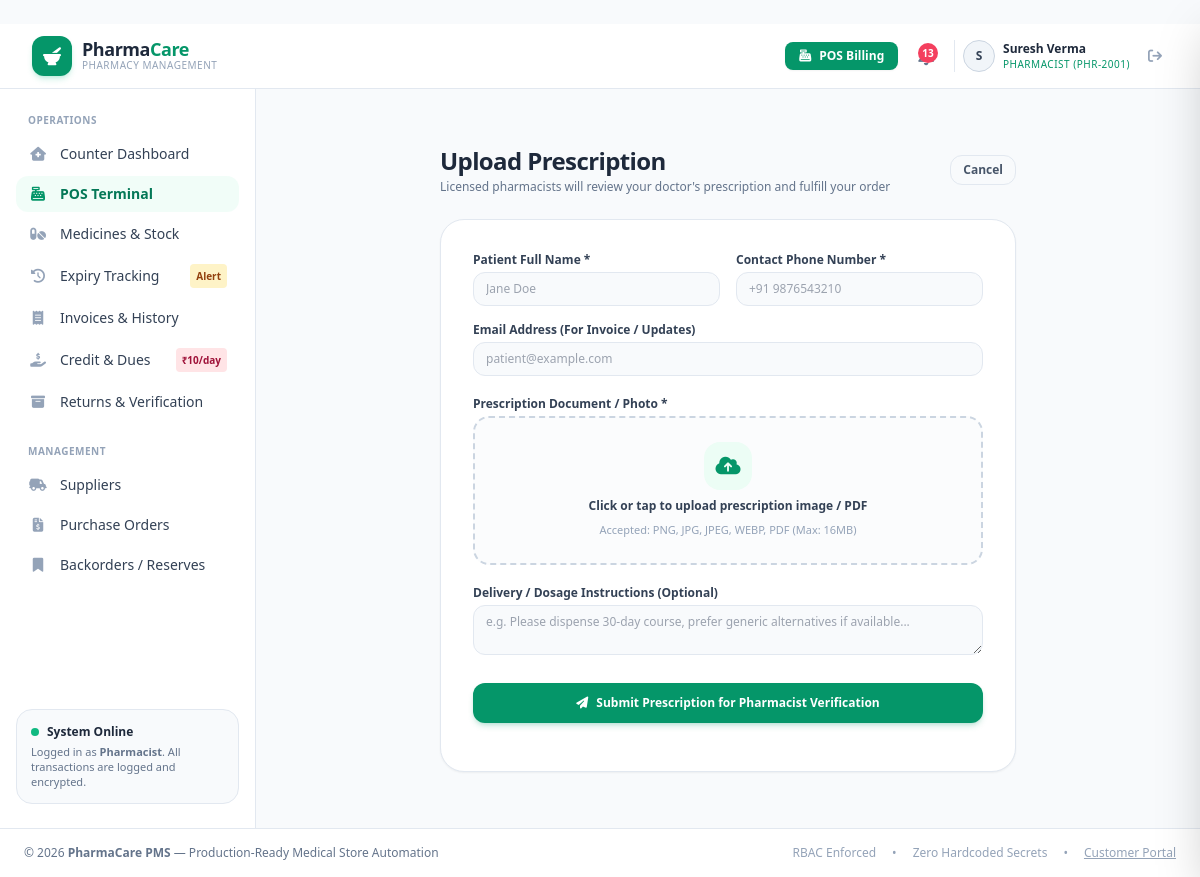
The app's page /customer/prescription (signed in) with its own data.
### models.py (models this page shows, shortened)
class User(UserMixin, db.Model):
    __tablename__ = "users"
    id = db.Column(db.Integer, primary_key=True)
    user_code = db.Column(db.String(20), unique=True, nullable=False, index=True)
    name = db.Column(db.String(100), nullable=False)
    email = db.Column(db.String(120), unique=True, nullable=False, index=True)
    password_hash = db.Column(db.String(255), nullable=False)
    role = db.Column(db.String(20), nullable=False, default="pharmacist")  # admin, pharmacist
    phone = db.Column(db.String(20))
    address = db.Column(db.String(255))
    shop_name = db.Column(db.String(150))
    is_active = db.Column(db.Boolean, default=True)
    created_at = db.Column(db.DateTime, default=datetime.utcnow)
    bills = db.relationship("Bill", backref="creator", lazy="dynamic")
    purchase_orders = db.relationship("PurchaseOrder", backref="creator", lazy="dynamic")
    @property
    def is_admin(self):
        return self.role == "admin"

### routes/customer.py (the view, shortened to what this page needs)
@customer_bp.route("/prescription", methods=["GET", "POST"])
def prescription():
    return render_template("customer/prescription.html")

### templates/customer/prescription.html (shortened to what this page needs)
﻿{% extends "base.html" %}
{% block content %}
<div class="max-w-xl mx-auto py-6 space-y-6">
    <div class="flex items-center justify-between">
        <div>
            <h1 class="text-2xl font-extrabold text-slate-800 tracking-tight">Upload Prescription</h1>
            <p class="text-xs text-slate-500 mt-0.5">Licensed pharmacists will review your doctor's prescription and fulfill your order</p>
        </div>
        <a href="{{ url_for('customer.portal') }}" class="px-3 py-1.5 rounded-xl border border-slate-200 text-xs font-semibold text-slate-600 hover:bg-slate-50 transition">
            Cancel
        </a>
    </div>
    <div class="bg-white p-8 rounded-3xl border border-slate-200 shadow-sm">
        <form method="POST" enctype="multipart/form-data" class="space-y-5">
            <div class="space-y-4">
                <div class="grid grid-cols-1 sm:grid-cols-2 gap-4">
                    <div>
                        <label class="block text-xs font-semibold text-slate-700 mb-1">Patient Full Name *</label>
                        <input type="text" name="customer_name" required placeholder="Jane Doe"
                               class="w-full px-3 py-2 bg-slate-50 border border-slate-200 rounded-xl text-xs focus:ring-2 focus:ring-emerald-500 focus:outline-none">
                    </div>
                    <div>
                        <label class="block text-xs font-semibold text-slate-700 mb-1">Contact Phone Number *</label>
                        <input type="tel" name="customer_phone" required placeholder="+91 9876543210"
                               class="w-full px-3 py-2 bg-slate-50 border border-slate-200 rounded-xl text-xs focus:ring-2 focus:ring-emerald-500 focus:outline-none">
                    </div>
                </div>
                <div>
                    <label class="block text-xs font-semibold text-slate-700 mb-1">Email Address (For Invoice / Updates)</label>
                    <input type="email" name="customer_email" placeholder="patient@example.com"
                           class="w-full px-3 py-2 bg-slate-50 border border-slate-200 rounded-xl text-xs focus:ring-2 focus:ring-emerald-500 focus:outline-none">
                </div>
            </div>
            <div>
                <label class="block text-xs font-semibold text-slate-700 mb-1">Prescription Document / Photo *</label>
                <div class="border-2 border-dashed border-slate-300 rounded-2xl p-6 text-center hover:border-emerald-500 transition bg-slate-50/50">
                    <label for="prescriptionFileInput" class="cursor-pointer block space-y-2">
                        <div class="w-12 h-12 rounded-2xl bg-emerald-50 text-emerald-600 flex items-center justify-center mx-auto text-xl">
                            <i class="fa-solid fa-cloud-arrow-up"></i>
                        </div>
                        <div class="text-xs font-semibold text-slate-700">Click or tap to upload prescription image / PDF</div>
                        <div class="text-[11px] text-slate-400">Accepted: PNG, JPG, JPEG, WEBP, PDF (Max: 16MB)</div>
                    </label>
                </div>
            </div>
            <div>
                <label class="block text-xs font-semibold text-slate-700 mb-1">Delivery / Dosage Instructions (Optional)</label>
                <textarea name="notes" rows="2" placeholder="e.g. Please dispense 30-day course, prefer generic alternatives if available..."
                          class="w-full px-3 py-2 bg-slate-50 border border-slate-200 rounded-xl text-xs focus:ring-2 focus:ring-emerald-500 focus:outline-none"></textarea>
            </div>
            <div class="pt-2">
                <button type="submit" class="w-full py-3 bg-emerald-600 hover:bg-emerald-700 text-white font-bold text-xs rounded-xl shadow-md shadow-emerald-600/20 transition flex items-center justify-center gap-2">
                    <i class="fa-solid fa-paper-plane"></i>
                    <span>Submit Prescription for Pharmacist Verification</span>
                </button>
            </div>
        </form>
    </div>
</div>
{% endblock %}

### templates/base.html (shortened to what this page needs)
﻿<!DOCTYPE html>
<html lang="en">
<head>
    <script src="https://cdn.tailwindcss.com"></script>
    <link rel="stylesheet" href="https://cdnjs.cloudflare.com/ajax/libs/font-awesome/6.4.0/css/all.min.css">
    <link rel="stylesheet" href="{{ url_for('static', filename='css/style.css') }}">
</head>
<body class="bg-slate-50 text-slate-900 min-h-screen flex flex-col font-sans antialiased">
    <header class="bg-white border-b border-slate-200 sticky top-0 z-30 no-print">
        <div class="px-4 sm:px-6 lg:px-8 flex items-center justify-between h-16">
            <div class="flex items-center gap-4">
                <a href="/" class="flex items-center gap-2.5 group">
                    <div class="w-10 h-10 rounded-xl bg-emerald-600 text-white flex items-center justify-center shadow-md shadow-emerald-500/20 group-hover:scale-105 transition">
                        <i class="fa-solid fa-mortar-pestle text-lg"></i>
                    </div>
                    <div>
                        <span class="font-bold text-lg text-slate-800 tracking-tight leading-none block">Pharma<span class="text-emerald-600">Care</span></span>
                        <span class="text-[10px] text-slate-400 font-medium tracking-wider uppercase">Pharmacy Management</span>
                    </div>
                </a>
            </div>
            <div class="flex items-center gap-3">
                {% if current_user.is_authenticated %}
                    <a href="{{ url_for('main.pos') }}" class="hidden sm:inline-flex items-center gap-2 px-3.5 py-1.5 rounded-lg bg-emerald-600 hover:bg-emerald-700 text-white text-xs font-semibold shadow-sm transition">
                        <i class="fa-solid fa-cash-register"></i>
                        <span>POS Billing</span>
                    </a>
                    <button type="button" onclick="toggleNotificationDrawer()" class="relative p-2 text-slate-500 hover:text-slate-700 rounded-xl hover:bg-slate-100 transition">
                        <span id="alertsCountBadge" class="{% if alert_count == 0 %}hidden{% endif %} absolute top-1 right-1 w-5 h-5 bg-rose-500 text-white text-[10px] font-bold rounded-full flex items-center justify-center pulse-badge">
                            {{ alert_count }}
                        </span>
                    </button>
                    <div class="flex items-center gap-2 pl-2 border-l border-slate-200">
                        <div class="w-8 h-8 rounded-full bg-slate-100 border border-slate-300 flex items-center justify-center text-slate-700 font-bold text-xs">
                            {{ current_user.name[0] }}
                        </div>
                        <div class="hidden md:block text-left">
                            <div class="text-xs font-semibold text-slate-800">{{ current_user.name }}</div>
                            <div class="text-[10px] font-medium text-emerald-600 uppercase tracking-wider">{{ current_user.role }} ({{ current_user.user_code }})</div>
                        </div>
                        <a href="{{ url_for('auth.logout') }}" title="Logout" class="text-slate-400 hover:text-rose-600 p-1.5 rounded-lg hover:bg-rose-50 transition ml-1">
                            <i class="fa-solid fa-arrow-right-from-bracket text-sm"></i>
                        </a>
                    </div>
                {% endif %}
            </div>
        </div>
    </header>
    <div class="flex-1 flex">
        {% if current_user.is_authenticated %}
        <aside class="w-64 bg-white border-r border-slate-200 flex-shrink-0 flex flex-col justify-between py-6 px-4 no-print hidden lg:flex">
            <div class="space-y-6">
                <div>
                    <div class="px-3 text-[10px] font-bold uppercase tracking-wider text-slate-400 mb-2">Operations</div>
                    <nav class="space-y-1">
                        {% if current_user.is_admin %}
                        <a href="{{ url_for('admin.dashboard') }}" class="flex items-center gap-3 px-3 py-2 text-sm font-medium rounded-xl text-slate-700 hover:bg-emerald-50 hover:text-emerald-700 transition">
                            <i class="fa-solid fa-chart-line w-5 text-center text-slate-400"></i>
                            <span>Admin Dashboard</span>
                        </a>
                        {% else %}
                        <a href="{{ url_for('pharmacist.dashboard') }}" class="flex items-center gap-3 px-3 py-2 text-sm font-medium rounded-xl text-slate-700 hover:bg-emerald-50 hover:text-emerald-700 transition">
                            <i class="fa-solid fa-house-medical w-5 text-center text-slate-400"></i>
                            <span>Counter Dashboard</span>
                        </a>
                        {% endif %}
                        <a href="{{ url_for('main.pos') }}" class="flex items-center gap-3 px-3 py-2 text-sm font-semibold rounded-xl text-emerald-700 bg-emerald-50/70 hover:bg-emerald-100/70 transition">
                            <i class="fa-solid fa-cash-register w-5 text-center text-emerald-600"></i>
                            <span>POS Terminal</span>
                        </a>
                        <a href="{{ url_for('medicines.index') }}" class="flex items-center gap-3 px-3 py-2 text-sm font-medium rounded-xl text-slate-700 hover:bg-emerald-50 hover:text-emerald-700 transition">
                            <i class="fa-solid fa-pills w-5 text-center text-slate-400"></i>
                            <span>Medicines & Stock</span>
                        </a>
                        <a href="{{ url_for('medicines.expiry') }}" class="flex items-center justify-between px-3 py-2 text-sm font-medium rounded-xl text-slate-700 hover:bg-emerald-50 hover:text-emerald-700 transition">
                            <div class="flex items-center gap-3">
                                <i class="fa-solid fa-clock-rotate-left w-5 text-center text-slate-400"></i>
                                <span>Expiry Tracking</span>
                            </div>
                            <span class="text-[10px] font-bold px-1.5 py-0.5 rounded bg-amber-100 text-amber-800">Alert</span>
                        </a>
                        <a href="{{ url_for('bills.index') }}" class="flex items-center gap-3 px-3 py-2 text-sm font-medium rounded-xl text-slate-700 hover:bg-emerald-50 hover:text-emerald-700 transition">
                            <i class="fa-solid fa-receipt w-5 text-center text-slate-400"></i>
                            <span>Invoices & History</span>
                        </a>
                        <a href="{{ url_for('bills.dues') }}" class="flex items-center justify-between px-3 py-2 text-sm font-medium rounded-xl text-slate-700 hover:bg-emerald-50 hover:text-emerald-700 transition">
                            <div class="flex items-center gap-3">
                                <i class="fa-solid fa-hand-holding-dollar w-5 text-center text-slate-400"></i>
                                <span>Credit & Dues</span>
                            </div>
                            <span class="text-[10px] font-bold px-1.5 py-0.5 rounded bg-rose-100 text-rose-800">₹10/day</span>
                        </a>
                        <a href="{{ url_for('returns.index') }}" class="flex items-center gap-3 px-3 py-2 text-sm font-medium rounded-xl text-slate-700 hover:bg-emerald-50 hover:text-emerald-700 transition">
                            <i class="fa-solid fa-box-archive w-5 text-center text-slate-400"></i>
                            <span>Returns & Verification</span>
                        </a>
                    </nav>
                </div>
                <div>
                    <div class="px-3 text-[10px] font-bold uppercase tracking-wider text-slate-400 mb-2">Management</div>
                    <nav class="space-y-1">
                        <a href="{{ url_for('suppliers.index') }}" class="flex items-center gap-3 px-3 py-2 text-sm font-medium rounded-xl text-slate-700 hover:bg-emerald-50 hover:text-emerald-700 transition">
                            <i class="fa-solid fa-truck-field w-5 text-center text-slate-400"></i>
                            <span>Suppliers</span>
                        </a>
                        <a href="{{ url_for('suppliers.purchase_orders') }}" class="flex items-center gap-3 px-3 py-2 text-sm font-medium rounded-xl text-slate-700 hover:bg-emerald-50 hover:text-emerald-700 transition">
                            <i class="fa-solid fa-file-invoice-dollar w-5 text-center text-slate-400"></i>
                            <span>Purchase Orders</span>
                        </a>
                        <a href="{{ url_for('customer.reservations_list') }}" class="flex items-center gap-3 px-3 py-2 text-sm font-medium rounded-xl text-slate-700 hover:bg-emerald-50 hover:text-emerald-700 transition">
                            <i class="fa-solid fa-bookmark w-5 text-center text-slate-400"></i>
                            <span>Backorders / Reserves</span>
                        </a>
                    </nav>
                </div>
            </div>
            <div class="p-3.5 rounded-2xl bg-slate-50 border border-slate-200 text-xs">
                <div class="font-semibold text-slate-800 flex items-center gap-2">
                    <span class="w-2 h-2 rounded-full bg-emerald-500 inline-block"></span>
                    System Online
                </div>
                <div class="text-slate-500 text-[11px] mt-1 leading-snug">
                    Logged in as <b>{{ current_user.role|capitalize }}</b>. All transactions are logged and encrypted.
                </div>
            </div>
        </aside>
        {% endif %}
        <main class="flex-1 p-4 sm:p-6 lg:p-8 max-w-7xl mx-auto w-full">
            {% block content %}{% endblock %}
        </main>
    </div>
    <footer class="bg-white border-t border-slate-200 py-4 px-6 text-center text-xs text-slate-500 no-print mt-auto">
        <div class="flex flex-col sm:flex-row items-center justify-between max-w-7xl mx-auto gap-2">
            <div>&copy; 2026 <b>{{ app_name }}</b> — Production-Ready Medical Store Automation</div>
            <div class="flex items-center gap-4 text-slate-400">
                <span>RBAC Enforced</span>
                <span>•</span>
                <span>Zero Hardcoded Secrets</span>
                <span>•</span>
                <a href="{{ url_for('customer.portal') }}" class="hover:text-emerald-600 underline">Customer Portal</a>
            </div>
        </div>
    </footer>
</body>
</html>

### records on screen
User: name "S", name "Suresh Verma", role "PHARMACIST", user_code "PHR-2001", role "Pharmacist"

### other values on screen
{{ alert_count }} "13"
{{ app_name }} "PharmaCare PMS"
